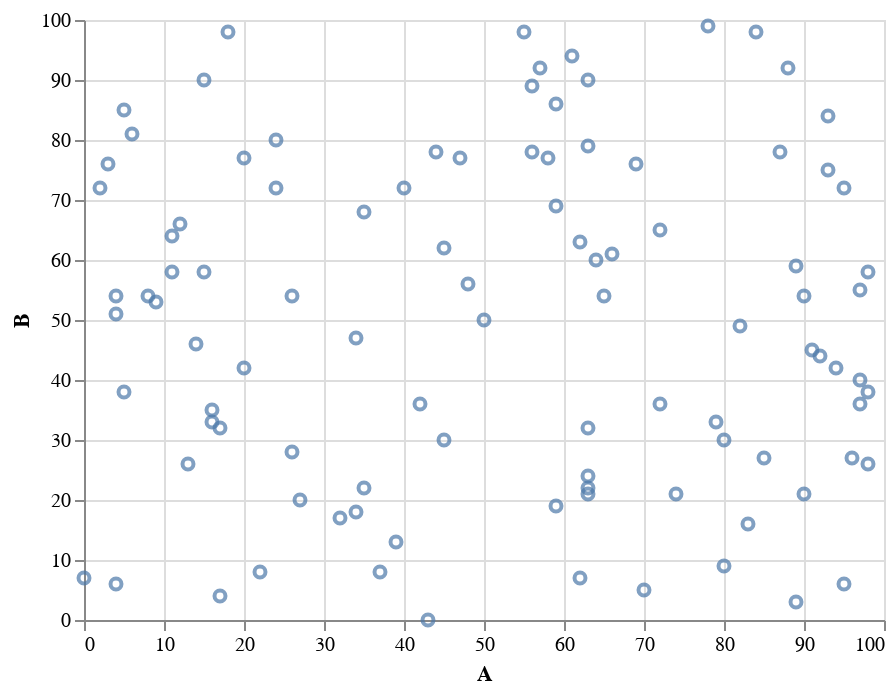

Source (notebook cell):
### Code cell
import altair as alt
import pandas as pd
import numpy as np

# alt.renderers.enable('notebook')
alt.renderers.enable('default')
# alt.renderers.enable('mimetype')
# alt.renderers.enable('jupyterlab')
# alt.renderers.enable('svg')

# This is a comment
df = pd.DataFrame(np.random.randint(
    0, 100, size=(100, 4)), columns=list('ABCD'))
(
  alt.Chart(df)
  .mark_point()
  .encode(
    x='A',
    y='B'
  )
)

### Figure 1 — Vega-Lite specification as saved in the notebook (floating-point values rounded to 4 significant figures)
{"config": {"view": {"continuousWidth": 400, "continuousHeight": 300}}, "data": {"name": "data-80e90405a55fd9b6d144064e455399ff"}, "mark": "point", "encoding": {"x": {"field": "A", "type": "quantitative"}, "y": {"field": "B", "type": "quantitative"}}, "$schema": "https://vega.github.io/schema/vega-lite/v4.17.0.json", "datasets": {"data-80e90405a55fd9b6d144064e455399ff": [{"A": 91, "B": 45, "C": 8, "D": 36}, {"A": 95, "B": 6, "C": 2, "D": 93}, {"A": 92, "B": 44, "C": 96, "D": 71}, {"A": 63, "B": 79, "C": 77, "D": 15}, {"A": 12, "B": 66, "C": 37, "D": 58}, {"A": 45, "B": 62, "C": 62, "D": 73}, {"A": 80, "B": 30, "C": 35, "D": 24}, {"A": 95, "B": 72, "C": 82, "D": 49}, {"A": 97, "B": 55, "C": 0, "D": 79}, {"A": 4, "B": 51, "C": 97, "D": 35}, {"A": 98, "B": 26, "C": 7, "D": 51}, {"A": 63, "B": 90, "C": 14, "D": 3}, {"A": 89, "B": 59, "C": 65, "D": 6}, {"A": 72, "B": 65, "C": 47, "D": 44}, {"A": 56, "B": 89, "C": 22, "D": 93}, {"A": 45, "B": 30, "C": 37, "D": 25}, {"A": 79, "B": 33, "C": 36, "D": 10}, {"A": 11, "B": 58, "C": 91, "D": 89}, {"A": 93, "B": 84, "C": 19, "D": 11}, {"A": 98, "B": 58, "C": 55, "D": 35}, {"A": 59, "B": 69, "C": 84, "D": 26}, {"A": 34, "B": 47, "C": 39, "D": 76}, {"A": 87, "B": 78, "C": 48, "D": 73}, {"A": 4, "B": 6, "C": 4, "D": 41}, {"A": 50, "B": 50, "C": 76, "D": 22}, {"A": 80, "B": 9, "C": 39, "D": 3}, {"A": 35, "B": 22, "C": 9, "D": 31}, {"A": 43, "B": 0, "C": 99, "D": 27}, {"A": 39, "B": 13, "C": 64, "D": 84}, {"A": 70, "B": 5, "C": 15, "D": 76}, {"A": 20, "B": 42, "C": 63, "D": 23}, {"A": 59, "B": 86, "C": 31, "D": 4}, {"A": 16, "B": 35, "C": 40, "D": 52}, {"A": 26, "B": 54, "C": 58, "D": 15}, {"A": 57, "B": 92, "C": 13, "D": 60}, {"A": 64, "B": 60, "C": 36, "D": 51}, {"A": 48, "B": 56, "C": 4, "D": 25}, {"A": 3, "B": 76, "C": 39, "D": 2}, {"A": 24, "B": 72, "C": 34, "D": 19}, {"A": 44, "B": 78, "C": 21, "D": 42}, {"A": 56, "B": 78, "C": 35, "D": 57}, {"A": 34, "B": 18, "C": 82, "D": 12}, {"A": 9, "B": 53, "C": 70, "D": 40}, {"A": 97, "B": 40, "C": 64, "D": 36}, {"A": 65, "B": 54, "C": 83, "D": 33}, {"A": 94, "B": 42, "C": 83, "D": 86}, {"A": 40, "B": 72, "C": 90, "D": 31}, {"A": 82, "B": 49, "C": 68, "D": 56}, {"A": 15, "B": 90, "C": 41, "D": 98}, {"A": 55, "B": 98, "C": 53, "D": 93}, {"A": 69, "B": 76, "C": 99, "D": 63}, {"A": 0, "B": 7, "C": 57, "D": 68}, {"A": 11, "B": 64, "C": 23, "D": 15}, {"A": 85, "B": 27, "C": 26, "D": 27}, {"A": 63, "B": 21, "C": 56, "D": 48}, {"A": 14, "B": 46, "C": 28, "D": 64}, {"A": 58, "B": 77, "C": 85, "D": 63}, {"A": 13, "B": 26, "C": 93, "D": 32}, {"A": 61, "B": 94, "C": 64, "D": 73}, {"A": 22, "B": 8, "C": 96, "D": 93}, {"A": 18, "B": 98, "C": 65, "D": 44}, {"A": 20, "B": 77, "C": 10, "D": 81}, {"A": 63, "B": 24, "C": 18, "D": 28}, {"A": 97, "B": 36, "C": 92, "D": 32}, {"A": 72, "B": 36, "C": 67, "D": 5}, {"A": 63, "B": 22, "C": 64, "D": 37}, {"A": 96, "B": 27, "C": 59, "D": 81}, {"A": 26, "B": 28, "C": 23, "D": 1}, {"A": 88, "B": 92, "C": 57, "D": 59}, {"A": 16, "B": 33, "C": 82, "D": 50}, {"A": 4, "B": 54, "C": 10, "D": 8}, {"A": 5, "B": 85, "C": 69, "D": 81}, {"A": 62, "B": 63, "C": 73, "D": 54}, {"A": 63, "B": 32, "C": 29, "D": 75}, {"A": 32, "B": 17, "C": 76, "D": 84}, {"A": 84, "B": 98, "C": 73, "D": 67}, {"A": 37, "B": 8, "C": 96, "D": 66}, {"A": 93, "B": 75, "C": 92, "D": 32}, {"A": 83, "B": 16, "C": 16, "D": 80}, {"A": 2, "B": 72, "C": 69, "D": 56}, {"A": 62, "B": 7, "C": 36, "D": 48}, {"A": 90, "B": 54, "C": 18, "D": 49}, {"A": 15, "B": 58, "C": 24, "D": 37}, {"A": 42, "B": 36, "C": 60, "D": 44}, {"A": 90, "B": 21, "C": 24, "D": 55}, {"A": 5, "B": 38, "C": 95, "D": 97}, {"A": 35, "B": 68, "C": 7, "D": 15}, {"A": 98, "B": 38, "C": 37, "D": 45}, {"A": 74, "B": 21, "C": 47, "D": 27}, {"A": 66, "B": 61, "C": 60, "D": 63}, {"A": 78, "B": 99, "C": 94, "D": 1}, {"A": 8, "B": 54, "C": 9, "D": 17}, {"A": 47, "B": 77, "C": 85, "D": 61}, {"A": 27, "B": 20, "C": 5, "D": 55}, {"A": 17, "B": 32, "C": 62, "D": 96}, {"A": 6, "B": 81, "C": 83, "D": 24}, {"A": 89, "B": 3, "C": 45, "D": 64}, {"A": 17, "B": 4, "C": 26, "D": 92}, {"A": 59, "B": 19, "C": 41, "D": 1}, {"A": 24, "B": 80, "C": 35, "D": 10}]}}
